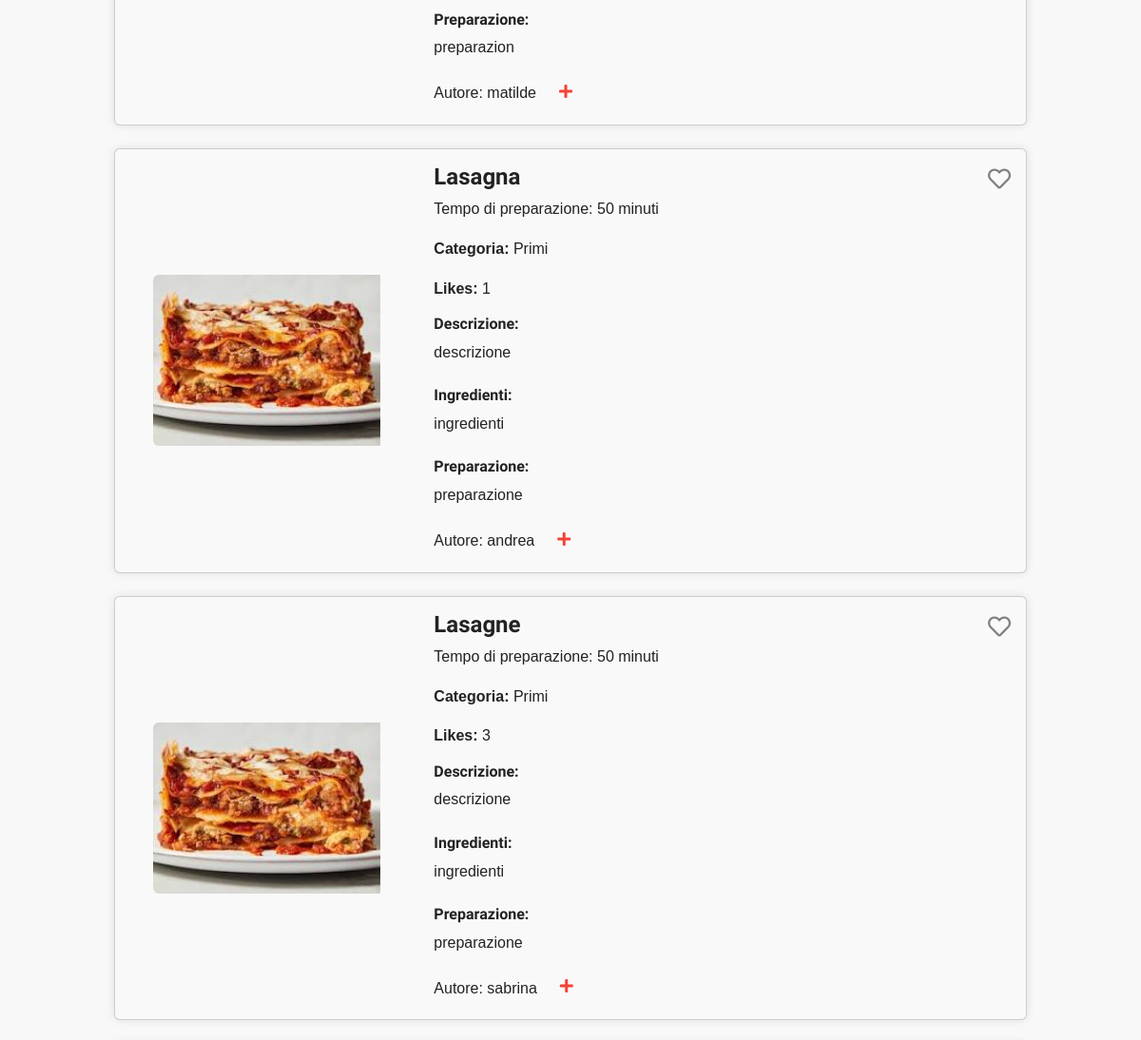
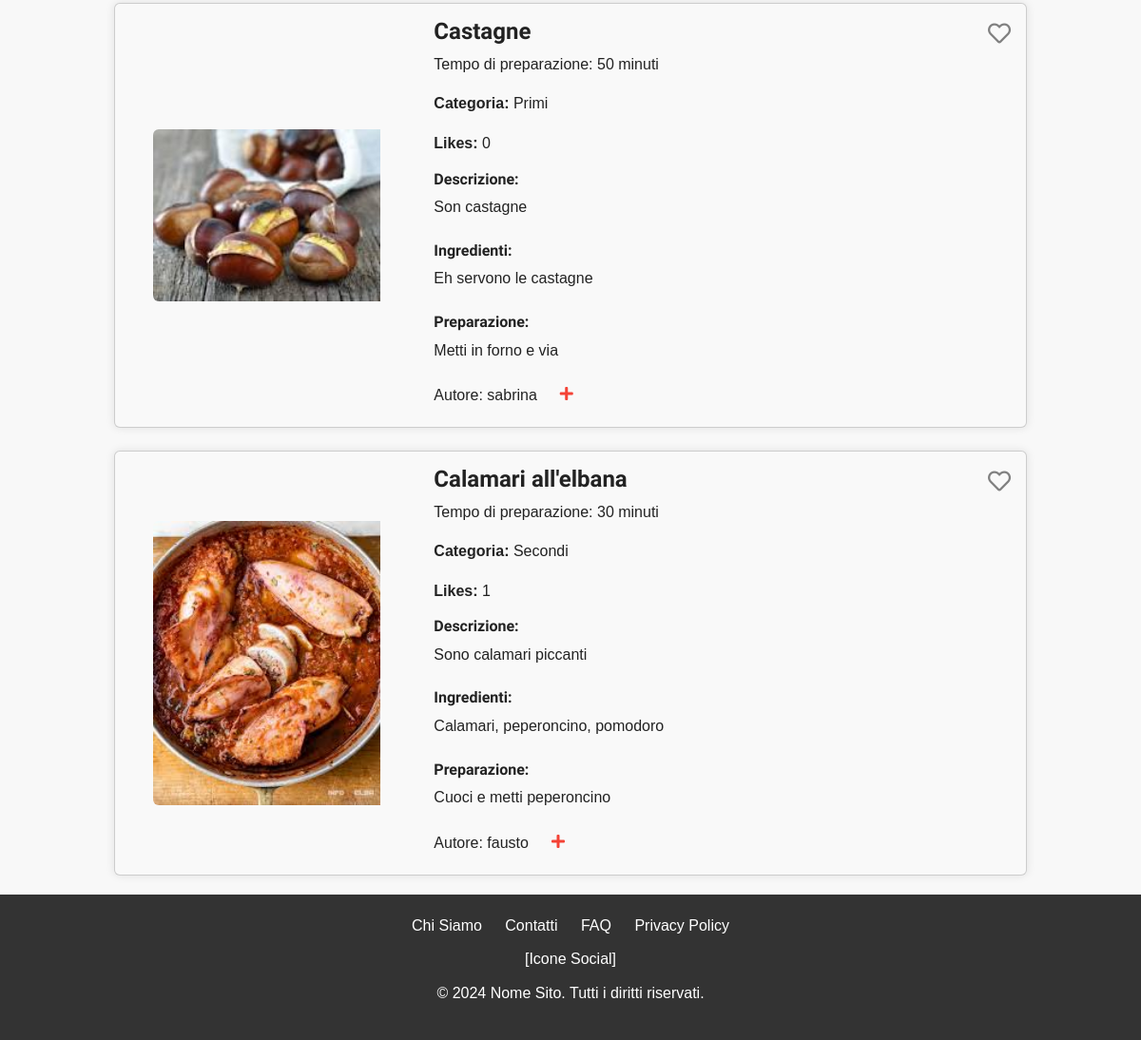
Before: / (lower part) with the older database file (2 pictures, top to bottom).
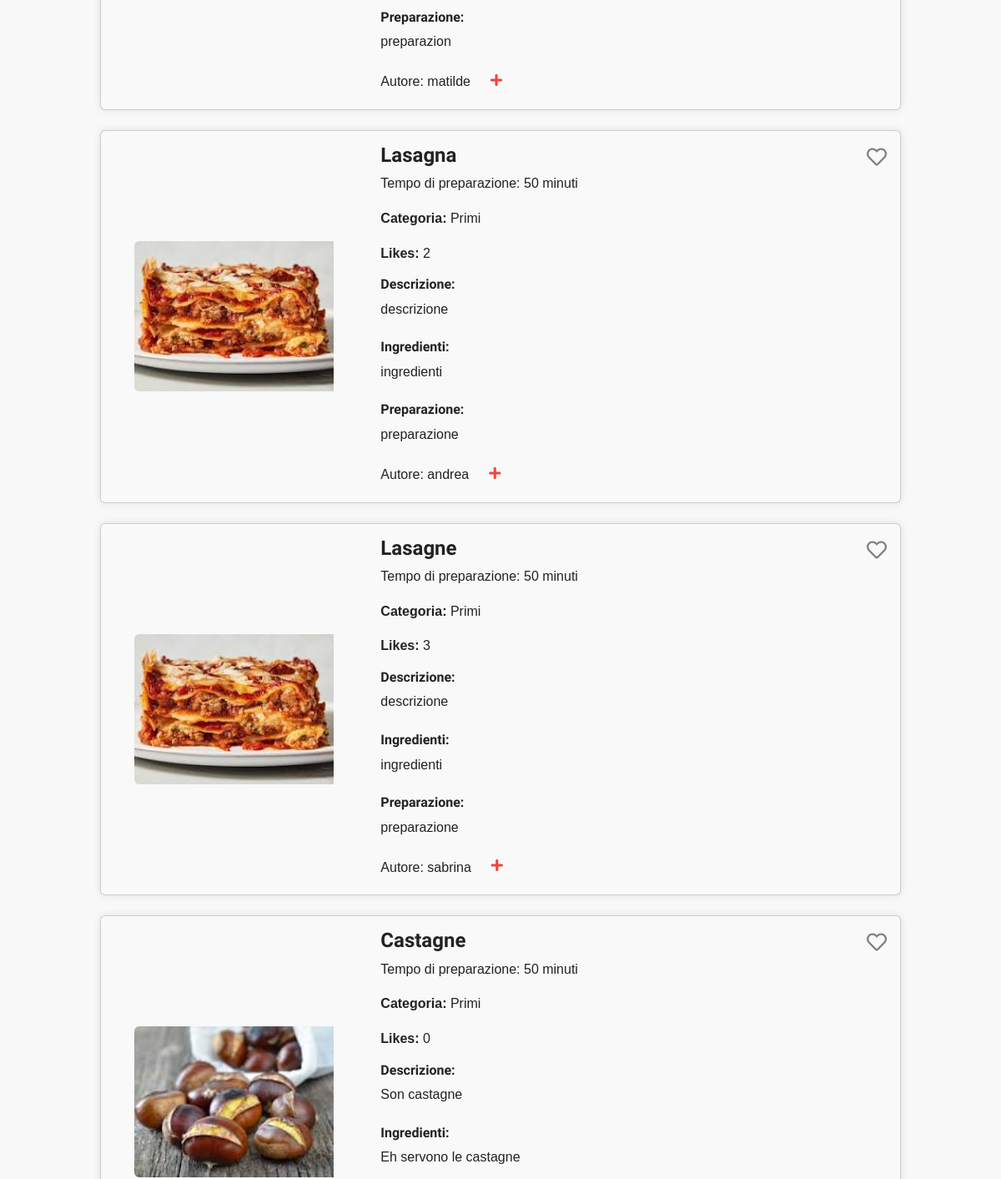
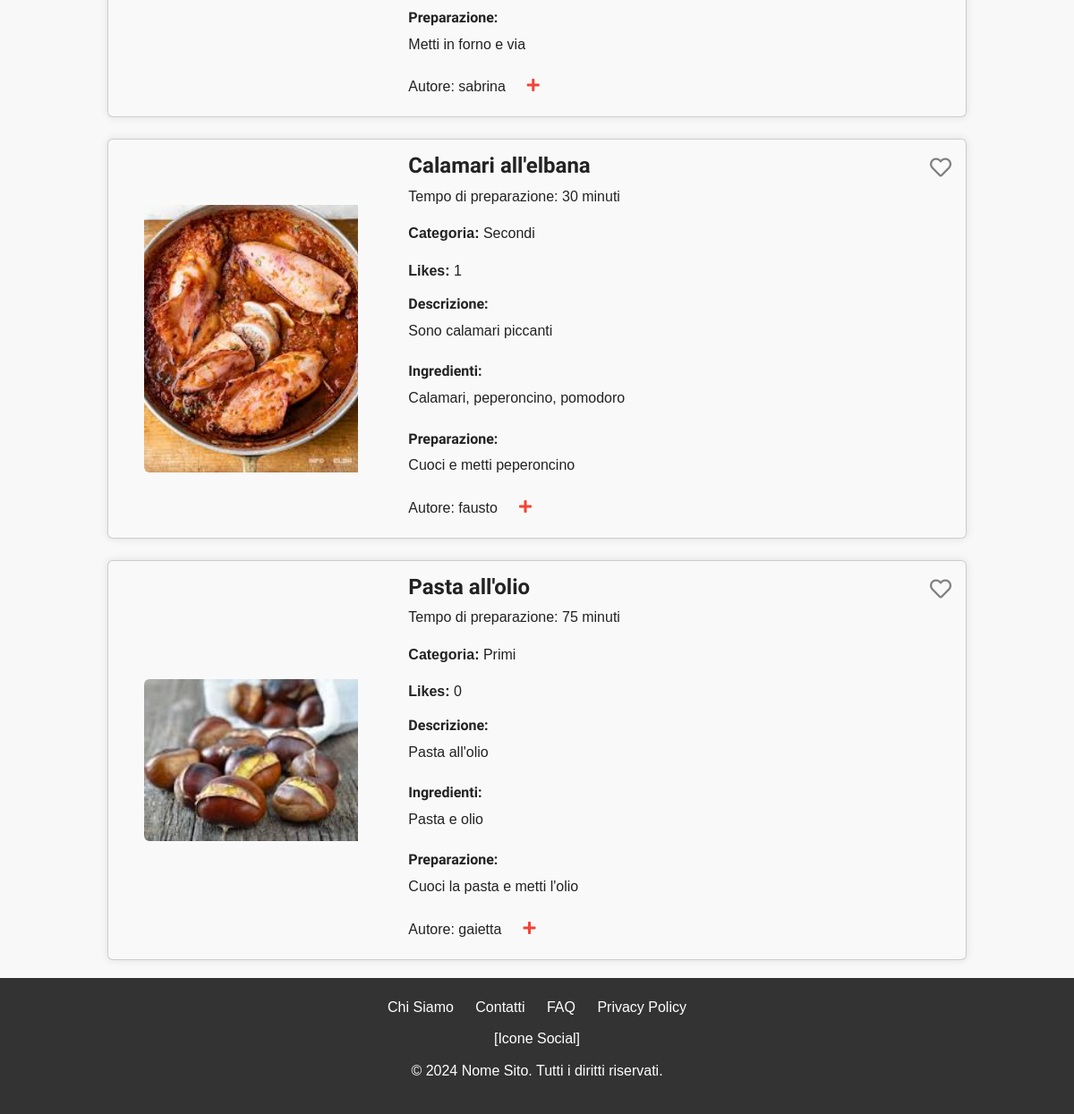
After: the same page with the newer database file (2 pictures, top to bottom).
### pages/models.py (models this page shows, shortened)
class Recipe(models.Model):
    CATEGORY_CHOICES = [
        ('ANTIPASTI', 'Antipasti'),
        ('PRIMI', 'Primi'),
        ('SECONDI', 'Secondi'),
        ('DOLCI', 'Dolci')
    ]
    user = models.ForeignKey(settings.AUTH_USER_MODEL, related_name='recipes_created', on_delete=models.CASCADE)
    title = models.CharField(max_length=200)
    slug = models.SlugField(max_length=200, blank=True)
    image = models.ImageField(upload_to='recipes/%Y/%m/%d')
    description = models.TextField("Description")
    ingredients = models.TextField("Ingredients")
    preparation = models.TextField("Preparation")
    preparation_time = models.IntegerField("Preparation Time (minutes)", default=0)
    created = models.DateField(auto_now_add=True, db_index=True)
    likes = models.ManyToManyField(settings.AUTH_USER_MODEL, related_name='liked_recipes', blank=True)
    category = models.CharField(max_length=10, choices=CATEGORY_CHOICES, default='PRIMI')
    objects = models.Manager()

class CustomUser(AbstractUser):
    bio = models.TextField(blank=True, null=True)
    profile_picture = models.ImageField(upload_to='profile_pictures/', blank=True, null=True)
    friends = models.ManyToManyField('self', symmetrical=False, related_name='followers', blank=True)

### pages/views.py (the view)
# urls.py: path("", views.Recipes.as_view(), name=""),
class Recipes(ListView):
    template_name = 'pages/index.html'
    model = Recipe
    context_object_name = 'recipes'
    def get_queryset(self):
        queryset = Recipe.objects.all().annotate(num_likes=Count('likes'))
        category = self.request.GET.get('category')
        if category:
            if category == 'Più likes':
                queryset = queryset.order_by('-num_likes')
            else:
                queryset = queryset.filter(category=category)
        return queryset

### pages/templates/pages/index.html (shortened to what this page needs)
<!DOCTYPE html>
<html lang="en">
<head>
    <link rel="stylesheet" href="https://bootswatch.com/5/journal/bootstrap.min.css">
    <link rel="stylesheet" href="https://cdnjs.cloudflare.com/ajax/libs/font-awesome/5.15.4/css/all.min.css">
</head>
<body>
<main>
    <div class="recipes-section" style="margin-bottom:20px; margin-top:30px;">
        {% if recipes %}
        <div class="row row-cols-1 g-4">
            {% for recipe in recipes %}
            <div class="col">
                <div class="card">
                    <div class="row g-0">
                        <div class="col-md-4">
                            <div class="profile-picture-container d-flex justify-content-center align-items-center">
                                <img src="{{ recipe.image.url }}" class="img-fluid rounded-start recipe-image" alt="{{ recipe.title }}">
                            </div>
                        </div>
                        <div class="col-md-8">
                            <div class="card-body">
                                <div class="d-flex justify-content-between">
                                    <h4 class="card-title">{{ recipe.title }}</h4>
                                    <button class="like-button" data-recipe-id="{{ recipe.id }}">
                                        {% if user in recipe.likes.all %}
                                            <i class="fas fa-heart liked"></i>
                                        {% else %}
                                            <i class="far fa-heart"></i>
                                        {% endif %}
                                    </button>
                                </div>
                                <p class="card-text">Tempo di preparazione: {{ recipe.preparation_time }} minuti</p>
                                <p class="card-text"><strong>Categoria:</strong> {{ recipe.get_category_display }}</p>
                                <p class="card-text"><strong>Likes:</strong> <span class="num-likes">{{ recipe.num_likes }}</span></p>
                                <h6>Descrizione:</h6>
                                <p>{{ recipe.description }}</p>
                                <h6 class="mt-4">Ingredienti:</h6>
                                <p>{{ recipe.ingredients }}</p>
                                <h6 class="mt-4">Preparazione:</h6>
                                <p>{{ recipe.preparation }}</p>
                                <div class="author-name d-flex align-items-center">
                                    <div class="nome-utente" style="transform: translateY(+5%); position: relative;">
                                        Autore: <a href="{% url 'user-profile' user_id=recipe.user.id %}" class="text-dark">{{ recipe.user.username }}</a>
                                    </div>
                                    <button class="follow-button btn btn-outline-primary ms-2" data-user-id="{{ recipe.user.id }}" data-author-id="{{ recipe.user.id }}">
                                        {% if request.user in recipe.user.followers.all %}
                                            <i class="fas fa-check"></i>
                                        {% else %}
                                            <i class="fas fa-plus" style="color: #f44336;"></i>
                                        {% endif %}
                                    </button>
                                </div>
                            </div>
                        </div>
                    </div>
                </div>
            </div>
            {% endfor %}
        </div>
        {% else %}
        <p class="mt-4">Non hai ancora creato nessuna ricetta.</p>
        {% endif %}
    </div>
</main>
<footer>
    <div class="footer-links">
        <a href="#about">Chi Siamo</a>
        <a href="#contact">Contatti</a>
        <a href="#faq">FAQ</a>
        <a href="#privacy">Privacy Policy</a>
    </div>
    <div class="social-media">
        [Icone Social]
    </div>
    <p>© 2024 Nome Sito. Tutti i diritti riservati.</p>
</footer>
</body>
</html>

### pages/templates/pages/index.html (style rules this page uses)
* { margin: 0; padding: 0; box-sizing: border-box; font-family: Arial, sans-serif; }
body { line-height: 1.6; color: #333; background-color: #f8f8f8; }
main { margin-left:10%; margin-right:10%; }
footer { background-color: #333; color: white; text-align: center; padding: 20px 0; }
footer .footer-links a { color: white; text-decoration: none; margin: 0 10px; }
footer .social-media { margin: 10px 0; }
.card { background-color: #f9f9f9; box-shadow: 0 0 10px rgba(0, 0, 0, 0.1); }
.profile-picture-container { height: 100%; display: flex; justify-content: center; margin-top:0px; }
.recipe-image { width: 75%; height: auto; }
.like-button { background: none; border: none; outline: none; cursor: pointer; }
.like-button .far.fa-heart { color: grey; }
.like-button .fas.fa-heart, .like-button .far.fa-heart { font-size: 24px; width: 24px; height: 24px; display: inline-block; }
.follow-button { background: none; border: none; cursor: pointer; }
.nome-utente a { color: black; text-decoration: none; }

Changed rows visible on the page:
computed for Recipe "Lasagna": num_likes "1" → "2"
added Recipe: image (picture), title "Pasta all'olio", preparation_time "75", category "Primi", num_likes "0", description "Pasta all'olio", ingredients "Pasta e olio", preparation "Cuoci la pasta e metti l'olio", user.username "gaietta"
